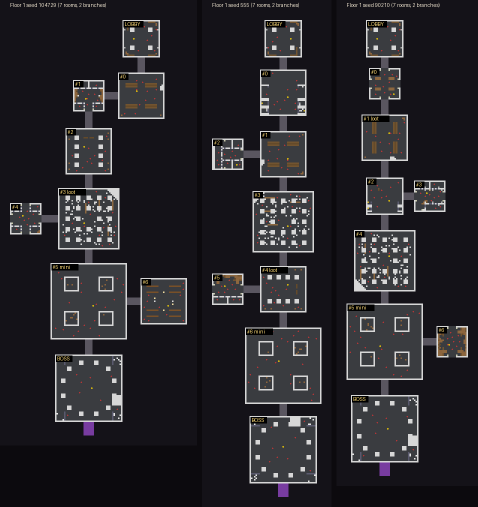
#> input picture _dungeon_f1_ship/sample-runs.png, 956 x 1014 px, given in place of ae_prop_lantern_post.png, which was not available (shown at 1/2 size)
$ python overview.py out.png
#> lines starting #> are read from the running program, lines starting #| are printed output that depends on the picture; pictures that were not available may be replaced by others from this repository, and a replacement may not be noted
### AetherionProps/tools/pieces/__init__.py
"""Registry of Aetherion props. Each builder returns an aeprops.core.Build.

Conventions (all pieces):
  * front faces SOUTH (+z); x = east, y = up.
  * y = 0 is the ground layer: it replaces the terrain block you stand on when pasting.
  * anchor (paste point) = footprint centre at y = 1 (your feet), unless a piece says otherwise.
"""
PIECES = {}


def piece(name, zone, vibe, tip, group="accent"):
    def deco(fn):
        PIECES[name] = (fn, dict(zone=zone, vibe=vibe, tip=tip, group=group))
        return fn
    return deco


# [6 lines left out: function center_anchor, not called in this run]


from . import accents  # noqa: E402,F401
from . import accents2  # noqa: E402,F401
from . import mining  # noqa: E402,F401
from . import harbour  # noqa: E402,F401
from . import wilds  # noqa: E402,F401

### AetherionProps/tools/overview.py
import os, sys
from PIL import Image, ImageDraw, ImageFont
HERE = os.path.dirname(os.path.abspath(__file__))
sys.path.insert(0, HERE)
import pieces
OUT = sys.argv[1] if len(sys.argv) > 1 else os.path.dirname(HERE)
names = list(pieces.PIECES)
cw, ch, cols = 560, 470, 3
rows = (len(names) + cols - 1) // cols
sheet = Image.new("RGB", (cw * cols, ch * rows + 60), (236, 238, 232))
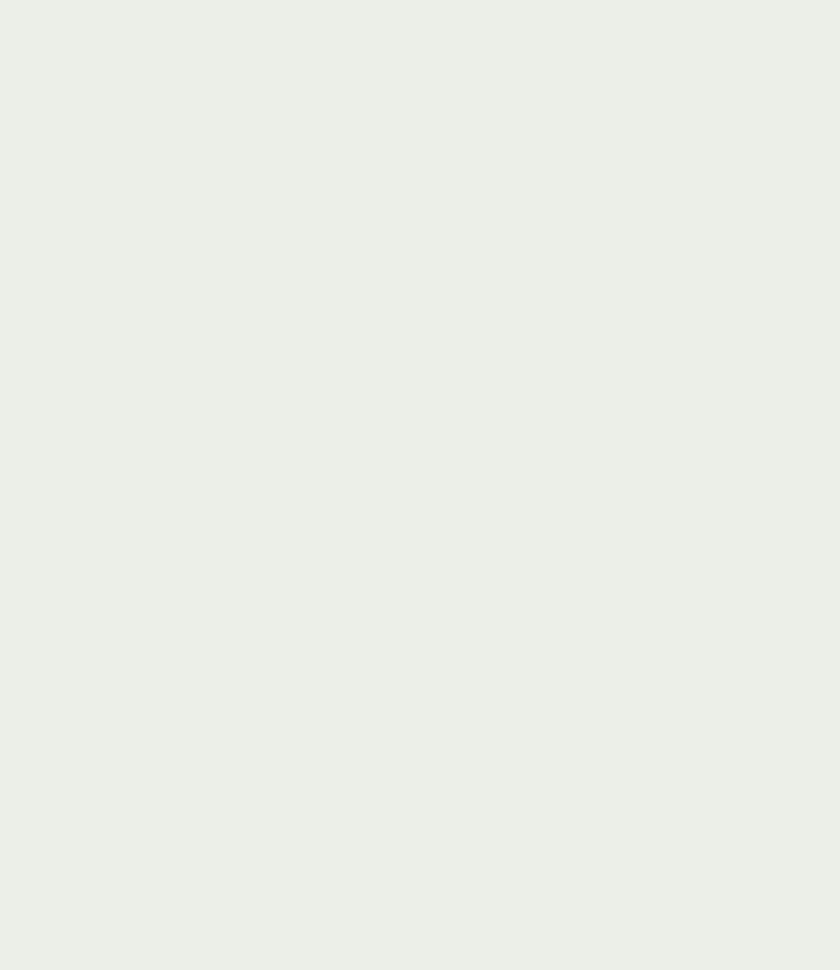
#> sheet: PIL image 1680x1940 RGB (shown at 1/2 size); mean R, G, B 236, 238, 232
d = ImageDraw.Draw(sheet)
try:
    f1 = ImageFont.truetype("arialbd.ttf", 26)
except Exception:
    f1 = ImageFont.load_default()
d.text((20, 16), "Aetherion prop pack - 18 schematics (front = south, previews from the south-east)", fill=(40, 44, 40), font=f1)
for i, n in enumerate(names):
    im = Image.open(f"{OUT}/previews/front/{n}.png")
#> im is the input picture: PIL image 956x1014 RGB; mean R, G, B 40.1, 38.5, 43.2
    im.thumbnail((cw - 16, ch - 16), Image.LANCZOS)
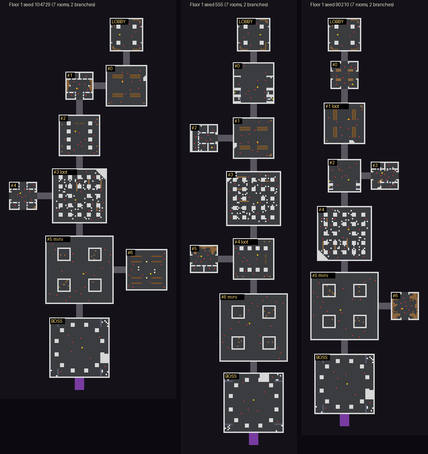
#> im: PIL image 428x454 RGB; mean R, G, B 40.2, 38.5, 43.2
    x = (i % cols) * cw + (cw - im.width) // 2
#> x = 66
    y = 60 + (i // cols) * ch + (ch - im.height) // 2
#> y = 68
    sheet.paste(im, (x, y))
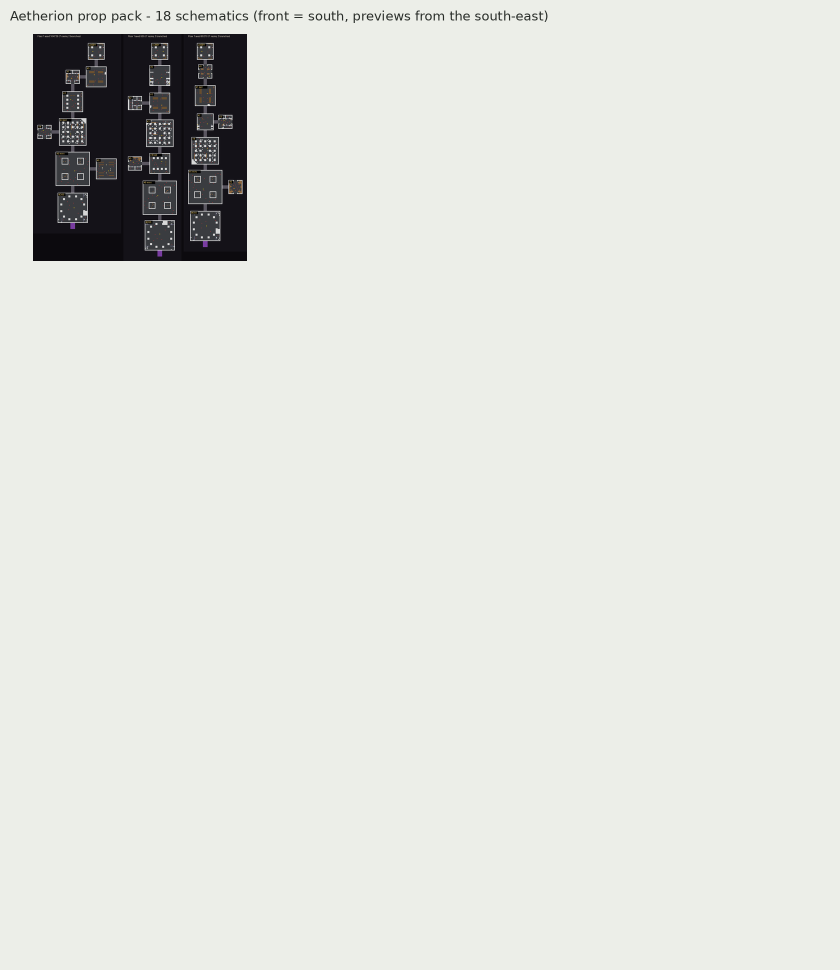
#> sheet: PIL image 1680x1940 RGB (shown at 1/2 size); mean R, G, B 224, 225.8, 220.4
#> pass 2 of the loop `for i, n in enumerate(names):`:
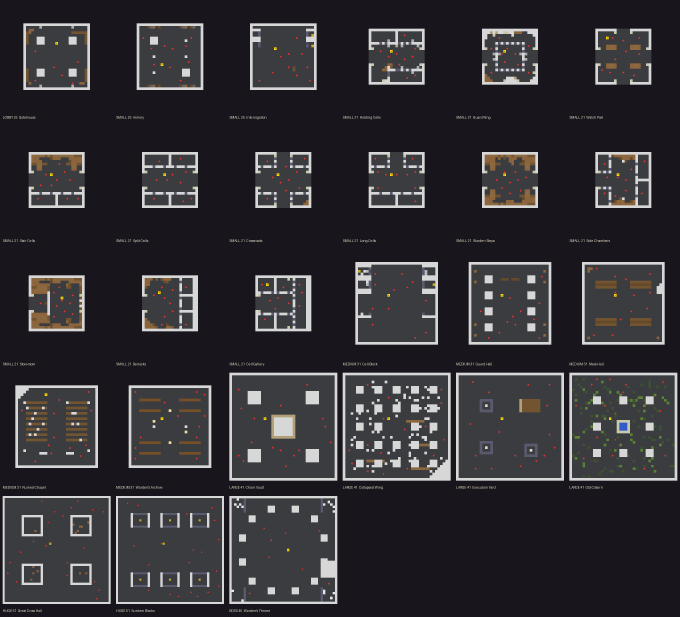
#> input picture _dungeon_f1_ship/contact.png, 2040 x 1850 px, given in place of ae_prop_notice_board.png, which was not available (shown at 1/3 size)
#> im is the input picture: PIL image 2040x1850 RGB; mean R, G, B 50.7, 49.3, 53.4
#> `im.thumbnail((cw - 16, ch - 16), Image.LANCZOS)`:
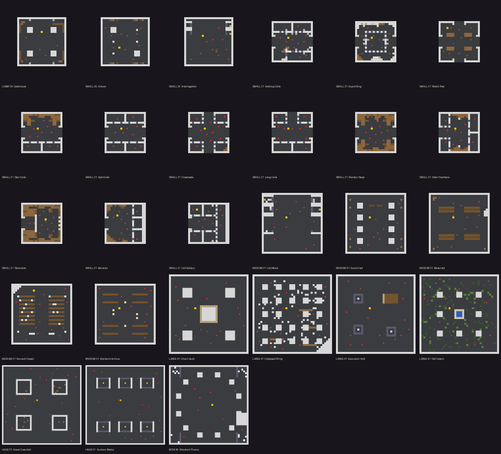
#> im: PIL image 501x454 RGB; mean R, G, B 50.7, 49.3, 53.4
#> `sheet.paste(im, (x, y))`:
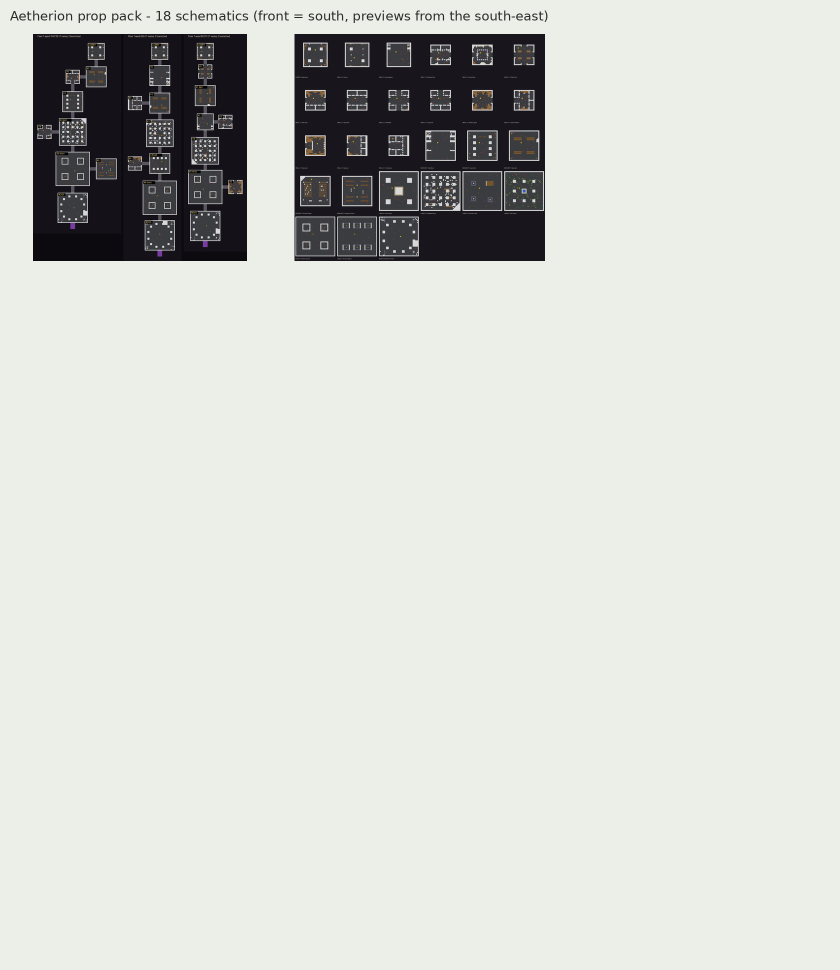
#> sheet: PIL image 1680x1940 RGB (shown at 1/2 size); mean R, G, B 211.1, 212.6, 208
#> (the run stopped early here; a loop or call above may not have finished)
